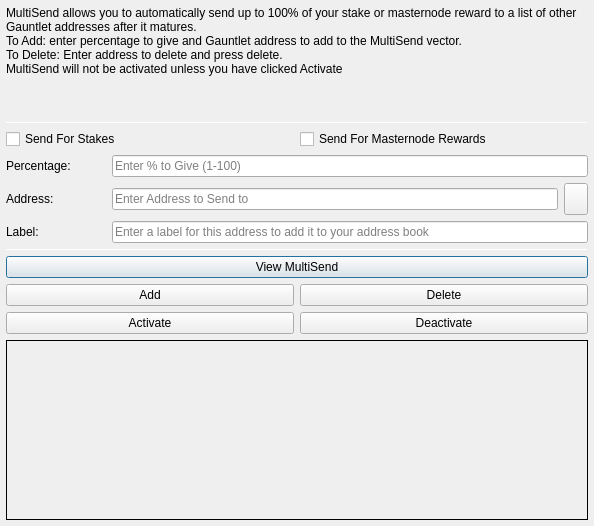
<?xml version="1.0" encoding="UTF-8"?>
<ui version="4.0">
 <class>MultiSendDialog</class>
 <widget class="QDialog" name="MultiSendDialog">
  <property name="windowModality">
   <enum>Qt::NonModal</enum>
  </property>
  <property name="geometry">
   <rect>
    <x>0</x>
    <y>0</y>
    <width>594</width>
    <height>526</height>
   </rect>
  </property>
  <property name="windowTitle">
   <string>MultiSend</string>
  </property>
  <layout class="QVBoxLayout" name="verticalLayout" stretch="0">
   <property name="margin">
    <number>6</number>
   </property>
   <item>
    <layout class="QVBoxLayout" name="verticalLayout_Main" stretch="1,1,1,0,1,1,1">
     <item>
      <widget class="QLabel" name="label_2">
       <property name="lineWidth">
        <number>1</number>
       </property>
       <property name="text">
        <string>MultiSend allows you to automatically send up to 100% of your stake or masternode reward to a list of other Gauntlet addresses after it matures.
To Add: enter percentage to give and Gauntlet address to add to the MultiSend vector.
To Delete: Enter address to delete and press delete.
MultiSend will not be activated unless you have clicked Activate</string>
       </property>
       <property name="alignment">
        <set>Qt::AlignLeading|Qt::AlignLeft|Qt::AlignTop</set>
       </property>
       <property name="wordWrap">
        <bool>true</bool>
       </property>
      </widget>
     </item>
     <item>
      <widget class="Line" name="line">
       <property name="minimumSize">
        <size>
         <width>0</width>
         <height>1</height>
        </size>
       </property>
       <property name="maximumSize">
        <size>
         <width>16777215</width>
         <height>1</height>
        </size>
       </property>
       <property name="orientation">
        <enum>Qt::Horizontal</enum>
       </property>
      </widget>
     </item>
     <item>
      <layout class="QVBoxLayout" name="verticalLayout_Settings">
       <item>
        <layout class="QHBoxLayout" name="horizontalLayout">
         <item>
          <widget class="QCheckBox" name="multiSendStakeCheckBox">
           <property name="text">
            <string>Send For Stakes</string>
           </property>
          </widget>
         </item>
         <item>
          <widget class="QCheckBox" name="multiSendMasternodeCheckBox">
           <property name="text">
            <string>Send For Masternode Rewards</string>
           </property>
          </widget>
         </item>
        </layout>
       </item>
       <item>
        <layout class="QHBoxLayout" name="horizontalLayout_6">
         <item>
          <widget class="QLabel" name="label">
           <property name="minimumSize">
            <size>
             <width>100</width>
             <height>0</height>
            </size>
           </property>
           <property name="toolTip">
            <string>Percentage of stake to send</string>
           </property>
           <property name="text">
            <string>Percentage:</string>
           </property>
          </widget>
         </item>
         <item>
          <widget class="QLineEdit" name="multiSendPercentEdit">
           <property name="toolTip">
            <string>Enter whole numbers 1 - 100</string>
           </property>
           <property name="placeholderText">
            <string>Enter % to Give (1-100)</string>
           </property>
          </widget>
         </item>
        </layout>
       </item>
       <item>
        <layout class="QHBoxLayout" name="horizontalLayout_7">
         <item>
          <widget class="QLabel" name="label_5">
           <property name="minimumSize">
            <size>
             <width>100</width>
             <height>0</height>
            </size>
           </property>
           <property name="toolTip">
            <string>Address to send portion of stake to</string>
           </property>
           <property name="text">
            <string>Address:</string>
           </property>
          </widget>
         </item>
         <item>
          <widget class="QLineEdit" name="multiSendAddressEdit">
           <property name="toolTip">
            <string/>
           </property>
           <property name="placeholderText">
            <string>Enter Address to Send to</string>
           </property>
          </widget>
         </item>
         <item>
          <widget class="QToolButton" name="addressBookButton">
           <property name="maximumSize">
            <size>
             <width>16777215</width>
             <height>32</height>
            </size>
           </property>
           <property name="toolTip">
            <string>Choose an address from the address book</string>
           </property>
           <property name="text">
            <string/>
           </property>
           <property name="icon">
            <iconset resource="../gauntlet.qrc">
             <normaloff>:/icons/address-book</normaloff>:/icons/address-book</iconset>
           </property>
           <property name="shortcut">
            <string>Alt+A</string>
           </property>
          </widget>
         </item>
        </layout>
       </item>
      </layout>
     </item>
     <item>
      <layout class="QHBoxLayout" name="horizontalLayout_3">
       <item>
        <widget class="QLabel" name="label_3">
         <property name="minimumSize">
          <size>
           <width>100</width>
           <height>0</height>
          </size>
         </property>
         <property name="text">
          <string>Label:</string>
         </property>
        </widget>
       </item>
       <item>
        <widget class="QLineEdit" name="labelAddressLabelEdit">
         <property name="placeholderText">
          <string>Enter a label for this address to add it to your address book</string>
         </property>
        </widget>
       </item>
      </layout>
     </item>
     <item>
      <widget class="Line" name="line_2">
       <property name="minimumSize">
        <size>
         <width>0</width>
         <height>1</height>
        </size>
       </property>
       <property name="maximumSize">
        <size>
         <width>16777215</width>
         <height>1</height>
        </size>
       </property>
       <property name="orientation">
        <enum>Qt::Horizontal</enum>
       </property>
      </widget>
     </item>
     <item>
      <layout class="QVBoxLayout" name="verticalLayout_Buttons">
       <item>
        <layout class="QHBoxLayout" name="horizontalLayout_4">
         <item>
          <widget class="QPushButton" name="viewButton">
           <property name="toolTip">
            <string/>
           </property>
           <property name="statusTip">
            <string>View MultiSend Vector</string>
           </property>
           <property name="text">
            <string>View MultiSend</string>
           </property>
          </widget>
         </item>
        </layout>
       </item>
       <item>
        <layout class="QHBoxLayout" name="horizontalLayout_2">
         <item>
          <widget class="QPushButton" name="addButton">
           <property name="toolTip">
            <string/>
           </property>
           <property name="statusTip">
            <string>Add to MultiSend Vector</string>
           </property>
           <property name="text">
            <string>Add</string>
           </property>
          </widget>
         </item>
         <item>
          <widget class="QPushButton" name="deleteButton">
           <property name="toolTip">
            <string/>
           </property>
           <property name="statusTip">
            <string>Delete Address From MultiSend Vector</string>
           </property>
           <property name="text">
            <string>Delete</string>
           </property>
          </widget>
         </item>
        </layout>
       </item>
       <item>
        <layout class="QHBoxLayout" name="horizontalLayout_5">
         <item>
          <widget class="QPushButton" name="activateButton">
           <property name="statusTip">
            <string>Activate MultiSend</string>
           </property>
           <property name="text">
            <string>Activate</string>
           </property>
          </widget>
         </item>
         <item>
          <widget class="QPushButton" name="disableButton">
           <property name="statusTip">
            <string>Deactivate MultiSend</string>
           </property>
           <property name="text">
            <string>Deactivate</string>
           </property>
          </widget>
         </item>
        </layout>
       </item>
      </layout>
     </item>
     <item>
      <widget class="QLabel" name="message">
       <property name="minimumSize">
        <size>
         <width>0</width>
         <height>180</height>
        </size>
       </property>
       <property name="frameShape">
        <enum>QFrame::Panel</enum>
       </property>
       <property name="frameShadow">
        <enum>QFrame::Plain</enum>
       </property>
       <property name="lineWidth">
        <number>1</number>
       </property>
       <property name="midLineWidth">
        <number>1</number>
       </property>
       <property name="text">
        <string/>
       </property>
       <property name="alignment">
        <set>Qt::AlignLeading|Qt::AlignLeft|Qt::AlignTop</set>
       </property>
       <property name="wordWrap">
        <bool>true</bool>
       </property>
      </widget>
     </item>
    </layout>
   </item>
  </layout>
 </widget>
 <resources>
  <include location="../gauntlet.qrc"/>
 </resources>
 <connections/>
</ui>
